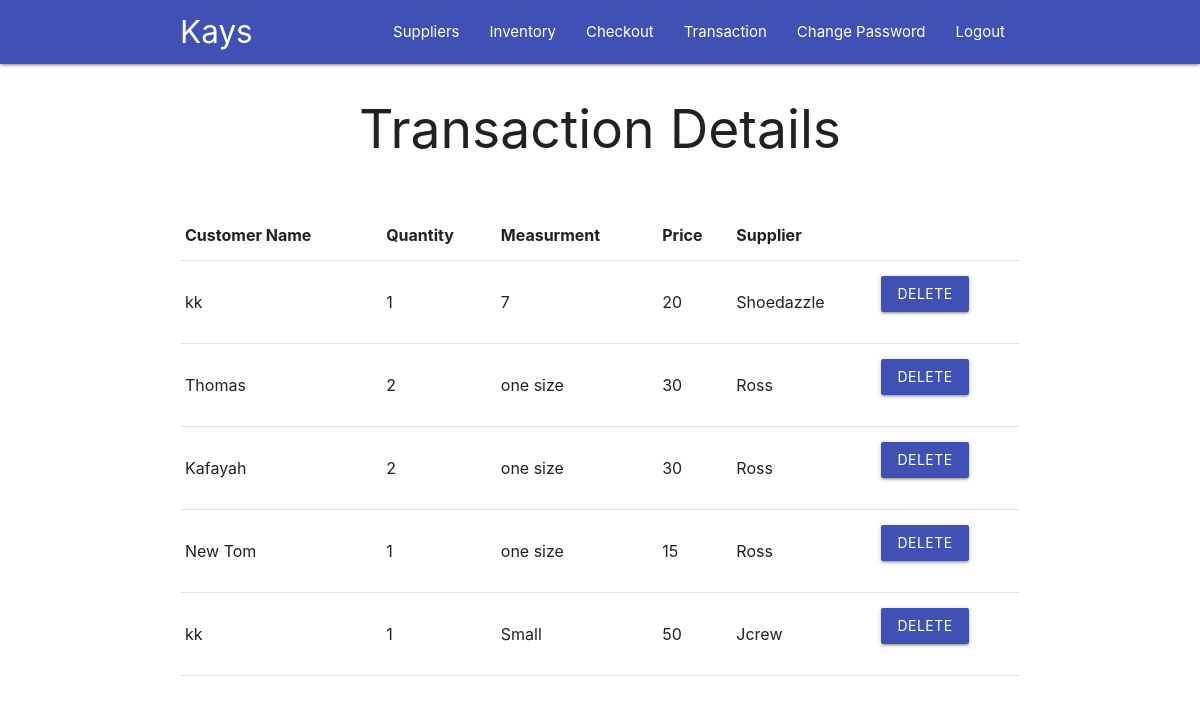
The app's page /transaction/ (signed in) with its own data.
### invent/models.py (models this page shows, shortened)
class Transaction(models.Model):
    cust_name = models.CharField(max_length=255)
    pid = models.ForeignKey(Inventory, on_delete=models.CASCADE)
    quantity_r = models.PositiveIntegerField()
    success = models.BooleanField(default=False)
    uid = models.ForeignKey(User, on_delete=models.CASCADE)
    def actual_price(self):
        return int(self.quantity_r) * int(self.pid.selling_price)

class Inventory(models.Model):
    pname = models.CharField(max_length=255)
    quantity = models.PositiveIntegerField()
    measurement = models.CharField(max_length=255)
    orginal_price = models.PositiveIntegerField()
    profit = models.PositiveIntegerField()
    selling_price = models.PositiveIntegerField()
    supplier = models.ForeignKey(Supplier, on_delete=models.CASCADE)

class Supplier(models.Model):
    sname = models.CharField(max_length=255, unique=True)
    contact = models.CharField(max_length=255)
    address = models.TextField(max_length=255)

### invent/views.py (the view)
# urls.py: path('transaction/', views.transaction, name='transaction'),
@login_required
def transaction(request):
    user = request.user
    tobj = Transaction.objects.all().filter(uid_id=user.id, success=True)
    context = {
        'transactions': tobj,
    }
    if request.method == 'POST' and request.POST.get('tiddel'):
        tid = int(request.POST.get('tiddel'))
        Transaction.objects.get(pk=tid).delete()
        tobj = Transaction.objects.all().filter(uid_id=user.id, success=True)
        context['transactions'] = tobj
        return render(request, 'ims/index.html', context)
    return render(request, 'ims/index.html', context)

### invent/templates/ims/index.html (shortened to what this page needs)
{% extends 'ims/base.html' %}
{% block body %}
{% if user.is_authenticated %}
{% if transactions %}
{% include 'ims/transaction.html' %}
{% endif %}
{% endif %}
{% endblock body %}

### invent/templates/ims/transaction.html (shortened to what this page needs)
<main>
	<div class="container">
		<center>
			<h2>Transaction Details</h2>
		</center>
		<div class="section"></div>
		<table>
			<thead>
				<tr>
					<th>Customer Name</th>
					<th>Quantity</th>
					<th>Measurment</th>
					<th>Price</th>
					<th>Supplier</th>
					<th></th>
				</tr>
			</thead>
			<tbody>
				{% for i in transactions %}
				<tr>
					<td>{{i.cust_name}}</td>
					<td>{{i.quantity_r}}</td>
					<td>{{i.pid.measurement}}</td>
					<td>{{i.actual_price}}</td>
					<td>{{i.pid.supplier.sname}}</td>
					<td>
						<form method="POST">
							<button type="submit" class="btn indigo">
								DELETE
							</button>
						</form>
					</td>
				</tr>
				{% endfor %}
			</tbody>
		</table>
	</div>
</main>

### records on screen
Transaction: cust_name "kk", quantity_r "1", pid.measurement "7", actual_price "20", pid.supplier.sname "Shoedazzle"
Transaction: cust_name "Thomas", quantity_r "2", pid.measurement "one size", actual_price "30", pid.supplier.sname "Ross"
Transaction: cust_name "Kafayah", quantity_r "2", pid.measurement "one size", actual_price "30", pid.supplier.sname "Ross"
Transaction: cust_name "New Tom", quantity_r "1", pid.measurement "one size", actual_price "15", pid.supplier.sname "Ross"
Transaction: cust_name "kk", quantity_r "1", pid.measurement "Small", actual_price "50", pid.supplier.sname "Jcrew"
